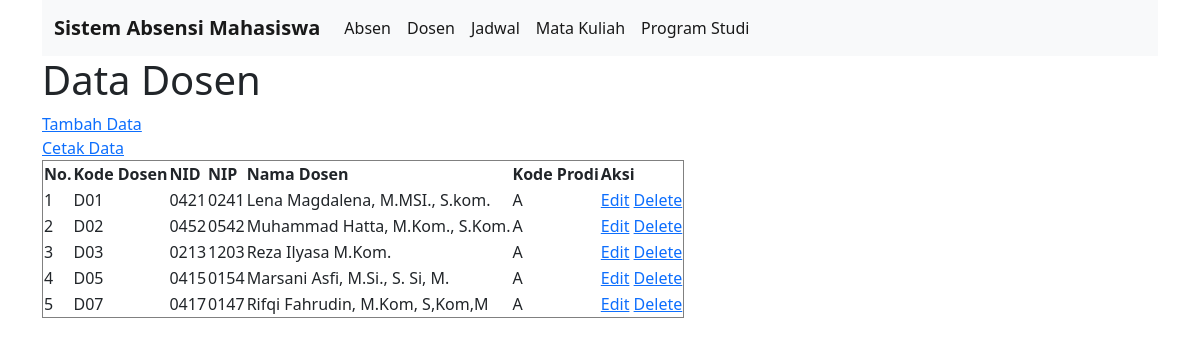
Screenshot of /dosen.php with the database file from the repository.
### tables this page shows
CREATE TABLE `tbldosen` (
  `kodedosen` varchar(5) NOT NULL,
  `nids` varchar(12) NOT NULL,
  `nipy` varchar(12) NOT NULL,
  `namadosen` varchar(30) NOT NULL,
  `kodeprodi` varchar(1) NOT NULL
);

### connection.php (called while the page is built)
<?php
class Connection
{
    public function get_connection()
    {
        $host = "localhost";
        $database = "absensi_mahasiswa";
        $username = "root";
        $password = "";
        $connect = new mysqli($host, $username, $password, $database);
        return $connect;
    }
}
?>

### model.php (called while the page is built, shortened)
<?php
include 'connection.php';
class Model extends Connection
{
    public function __construct()
    {
        $this->conn = $this->get_connection();
    }
    public function tampil_data_dosen()
    {
        $sql = "SELECT * FROM tbldosen";
        $bind = $this->conn->query($sql);
        while ($obj = $bind->fetch_object()) {
            $baris[] = $obj;
        }
        if (!empty($baris)) {
            return $baris;
        }
    }
}

### dosen.php (the view, shortened to what this page needs)
<?php
include 'model.php';
$model = new Model();
$index = 1;
?>
<!doctype html>
<html lang="en">
<div class="container">
<nav class="navbar navbar-expand-lg navbar-light bg-light">
  <div class="container-fluid">
    <a class="navbar-brand" href="#"><b>Sistem Absensi Mahasiswa</b></a>
    <div class="collapse navbar-collapse" id="navbarNav">
      <ul class="navbar-nav">
      <li class="nav-item">
          <a class="nav-link active" href="absen.php">Absen</a>
        </li>
        <li class="nav-item">
          <a class="nav-link active" href="dosen.php">Dosen</a>
        </li>
        <li class="nav-item">
          <a class="nav-link active" href="jadwal.php">Jadwal</a>
        </li>
        <li class="nav-item">
          <a class="nav-link active" href="matakuliah.php">Mata Kuliah</a>
        </li>
        <li class="nav-item">
          <a class="nav-link active" href="prodi.php">Program Studi</a>
        </li>
      </ul>
    </div>
  </div>
</nav>
<head>
    <link href="https://cdn.jsdelivr.net/npm/bootstrap@5.0.0-beta3/dist/css/bootstrap.min.css" rel="stylesheet">
</head>
<body>
        <h1>Data Dosen</h1>
        <a href="create_dosen.php">Tambah Data</a>
        <br>
        <a href="print_dosen.php" target="_blank">Cetak Data</a>
        <br>
        <table border="1">
            <thead>
                <tr>
                    <th>No.</th>
                    <th>Kode Dosen</th>
                    <th>NID</th>
                    <th>NIP</th>
                    <th>Nama Dosen</th>
                    <th>Kode Prodi</th>
                    <th>Aksi</th>
                </tr>
            </thead>
            <tbody>
                <?php
                $result = $model->tampil_data_dosen();
                if (!empty($result)) {
                    foreach ($result as $data) : ?>
                        <tr>
                            <td><?= $index++ ?></td>
                            <td><?= $data->kodedosen ?></td>
                            <td><?= $data->nids ?></td>
                            <td><?= $data->nipy ?></td>
                            <td><?= $data->namadosen ?></td>
                            <td><?= $data->kodeprodi ?></td>
                            <td>
                                <a name="edit" id="edit" href="edit_dosen.php?id=<?= $data->kodedosen ?>">Edit</a>
                                <a name="hapus" id="hapus" href="process.php?id=<?= $data->kodedosen ?>">Delete</a>
                            </td>
                        </tr>
                    <?php endforeach;
                } else { ?>
                <tr>
                    <td colspan="9">Belum ada data pada tabel dosen.</td>
                </tr>
                <?php } ?>
            </tbody>
        </table>
    </div>
</body>
</html>

### rows the page displays
tbldosen: kodedosen "D01", nids "0421", nipy "0241", namadosen "Lena Magdalena, M.MSI., S.kom.", kodeprodi "A"
tbldosen: kodedosen "D02", nids "0452", nipy "0542", namadosen "Muhammad Hatta, M.Kom., S.Kom.", kodeprodi "A"
tbldosen: kodedosen "D03", nids "0213", nipy "1203", namadosen "Reza Ilyasa M.Kom.", kodeprodi "A"
tbldosen: kodedosen "D05", nids "0415", nipy "0154", namadosen "Marsani Asfi, M.Si., S. Si, M.", kodeprodi "A"
tbldosen: kodedosen "D07", nids "0417", nipy "0147", namadosen "Rifqi Fahrudin, M.Kom, S,Kom,M", kodeprodi "A"
